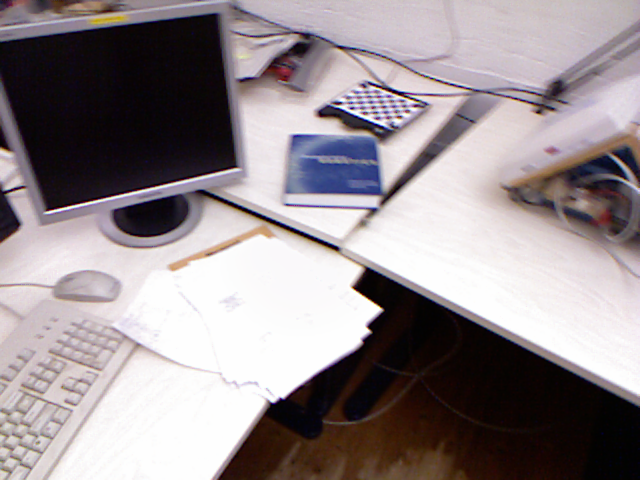
//> input picture src/assignment/UsingEpipolar/rgb1.ppm, 640 x 480 px
$ ./UsingEpipolar   (built with g++ and OpenCV 4)
//> lines starting //> are read from the running program, lines starting //| are printed output that depends on the picture; after the words box and inside, x2 and y2 are one past the last pixel; in counts of white or black regions, pixels touching at a corner belong together
/**
 * 题目：现有一个运动着的相机拍摄的连续两张图片，其中特征点匹配部分已经完成。
 * 请根据两帧图像对应的匹配点计算基础矩阵，并利用该矩阵绘制出前10个特征点对应的极线。
 *
 * 本程序学习目标：
 * 理解掌握对极约束的原理
 * 熟悉OpenCV编程
 */

#include <iostream>
#include <vector>
#include <opencv2/core/core.hpp>
#include <opencv2/highgui/highgui.hpp>
#include <opencv2/features2d/features2d.hpp>
#include <opencv2/calib3d/calib3d.hpp>
#include <opencv2/imgproc.hpp>

using namespace std;
using namespace cv;

int main(int argc, char **argv) {
    Mat rgb1 = imread("../rgb1.ppm");
//> rgb1 is the input picture: 480 rows x 640 cols, CV_8UC3; mean B, G, R 143.1, 140, 149
    Mat rgb2 = imread("../rgb2.ppm");
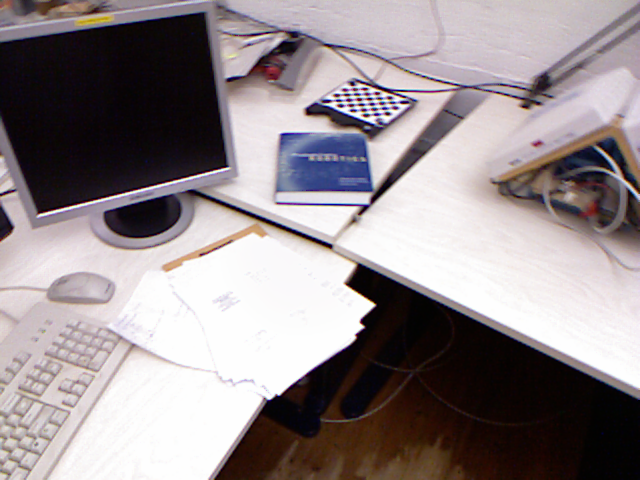
//> input picture src/assignment/UsingEpipolar/rgb2.ppm, 640 x 480 px
//> rgb2 is the input picture: 480 rows x 640 cols, CV_8UC3; mean B, G, R 141.1, 138.5, 147.6
    rgb1 = imread("../1.png", IMREAD_COLOR);
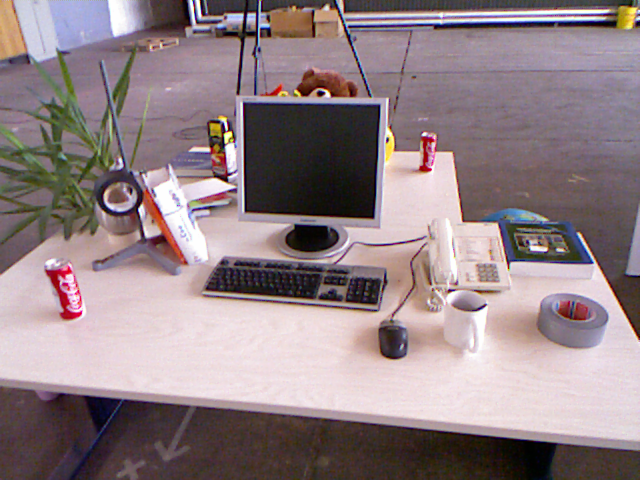
//> input picture src/assignment/UsingEpipolar/1.png, 640 x 480 px
//> rgb1 is the input picture: 480 rows x 640 cols, CV_8UC3; mean B, G, R 133.9, 129.9, 146.3
    rgb2 = imread("../2.png", IMREAD_COLOR);
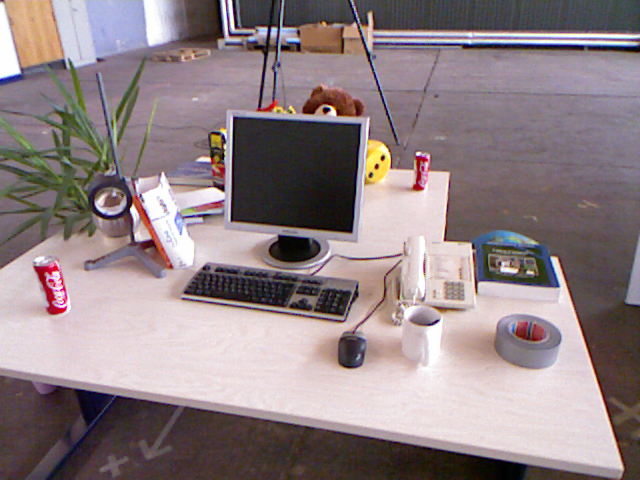
//> input picture src/assignment/UsingEpipolar/2.png, 640 x 480 px
//> rgb2 is the input picture: 480 rows x 640 cols, CV_8UC3; mean B, G, R 133.1, 129.9, 144.4

    Ptr<FeatureDetector> detector = ORB::create();
    Ptr<DescriptorExtractor> descriptor = ORB::create();
//    Ptr<DescriptorMatcher> matcher = DescriptorMatcher::create("ORB");
//    Ptr<DescriptorMatcher> matcher = DescriptorMatcher::create("BruteForce-Hamming");
    Ptr<BFMatcher> matcher = BFMatcher::create();

    vector<KeyPoint> kp1, kp2;
    detector->detect(rgb1, kp1);
//> kp1 = 500 keypoints; strongest (x, y, size): (323, 93, 31), (322, 92, 37.2), (230, 132, 31), (226, 128, 31)
    detector->detect(rgb2, kp2);
//> kp2 = 500 keypoints; strongest (x, y, size): (329, 109, 31), (328, 109, 37.2), (383, 157, 31), (327, 109, 44.6)

    // 计算描述子
    Mat desp1, desp2;
    descriptor->compute(rgb1, kp1, desp1);
    descriptor->compute(rgb2, kp2, desp2);

    // 匹配描述子
    vector<DMatch> matches;
    matcher->match(desp1, desp2, matches);
//> matches = 500 matches
    cout << "Find total " << matches.size() << " matches." << endl;
//| Find total 500 matches.

    // 筛选匹配对
    vector<DMatch> goodMatches;
    double minDis = 9999;
    for (size_t i = 0; i < matches.size(); i++) {
        if (matches[i].distance < minDis) {
            minDis = matches[i].distance;
        }
    }
//> this loop made 500 passes
//> minDis on passes 1, 2, 4, 7, 16, 17, 22, 28, 225, 226: 407.6, 357.9, 343.6, 296.7, 286.5, 281.3, 244.2, 147.1, 73.35, 45.74
//> after the loop, minDis = 45.74

    for (size_t i = 0; i < matches.size(); i++) {
        if (matches[i].distance < 10 * minDis) {
            goodMatches.push_back(matches[i]);
        }
    }
//> after the loop, goodMatches = 500 matches

    vector<Point2f> pts1, pts2;
    for (size_t i = 0; i < goodMatches.size(); i++) {
        pts1.push_back(kp1[goodMatches[i].queryIdx].pt);
        pts2.push_back(kp2[goodMatches[i].trainIdx].pt);
    }
//> after the loop, pts1 = 500 Points (x, y), first 12: [370, 96], [295, 91], [423, 134], [578, 234], [226, 118], [119, 159], [234, 140], [229, 140], [224, 134], [319, 95], [70, 271], [225, 144]; pts2 = 500 Points (x, y), first 12: [331.8, 107.8], [418.9, 186.6], [550.8, 258], [551, 257], [383.4, 146.9], [135, 182], [339.6, 114], [383.4, 146.9], [551, 257], [325, 112], [65, 308], [101.6, 194.9]

    // 请先计算基础矩阵并据此绘制出前10个匹配点对应的对极线，可以调用opencv函数
    // ----------- 开始你的代码 --------------//

    Mat F;
    F = findFundamentalMat(pts1, pts2, FM_RANSAC);
//> F = [[5.89e-06, 0.00013, -0.0416], [-0.00013, 2.41e-05, 0.0794], [0.037, -0.0884, 1]]
    cout << "基础矩阵F:" << endl << F << endl;
//| 基础矩阵F:
//| [5.890382986642058e-06, 0.0001301991485637807, -0.04158208393983275;
//|  -0.000130146867116106, 2.407173440758431e-05, 0.07939302598797042;
//|  0.03702573459780752, -0.08836336198513259, 1]

    vector<Vec3f> linesl;
    computeCorrespondEpilines(pts1, 1, F, linesl);
//> linesl = 500 items, first 12: [-0.63, 0.78, 144.6], [-0.54, 0.84, 75.41], [-0.62, 0.79, 137.6], [-0.62, 0.79, 138.2], [-0.43, 0.9, -18.14], [-0.29, 0.96, -122.3], [-0.39, 0.92, -47.71], [-0.38, 0.92, -50.43], [-0.39, 0.92, -43.81], [-0.56, 0.83, 90.91], [-0.08, 1, -264.2], [-0.37, 0.93, -58.78]

    for (auto it = linesl.begin(); it != linesl.end(); it++) {
        line(rgb1, Point(0, -(*it)[2] / (*it)[1]), Point(rgb1.cols, -((*it)[2] + (*it)[0] * rgb1.cols) / (*it)[1]),
             Scalar(255, 255, 255));
    }
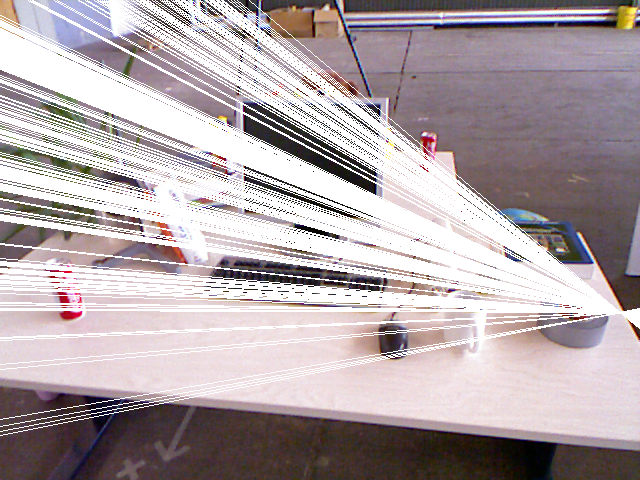
//> rgb1: 480 rows x 640 cols, CV_8UC3; mean B, G, R 169.1, 165.7, 177.3

    vector<Vec3f> lines2;
    computeCorrespondEpilines(pts2, 2, F, lines2);
//> lines2 = 500 items, first 12: [0.51, -0.86, -85.83], [0.46, -0.89, -48.45], [0.54, -0.84, -114.5], [0.55, -0.84, -120.9], [0.5, -0.87, -81.34], [0.21, -0.98, 144.9], [0.5, -0.86, -84.89], [0.5, -0.87, -81.34], [0.55, -0.84, -120.9], [0.49, -0.87, -72.84], [-0.04, -1, 313.6], [0.17, -0.99, 171.3]
    for (auto it = lines2.begin(); it != lines2.end(); it++) {
        line(rgb2, Point(0, -(*it)[2] / (*it)[1]), Point(rgb2.cols, -((*it)[2] + (*it)[0] * rgb2.cols) / (*it)[1]),
             Scalar(255, 255, 255));
    }
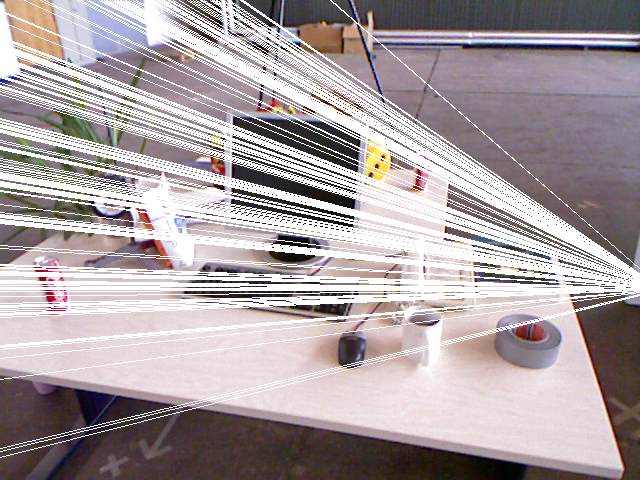
//> rgb2: 480 rows x 640 cols, CV_8UC3; mean B, G, R 163.7, 161, 172

    // ----------- 结束你的代码 --------------//

    drawKeypoints(rgb1, kp1, rgb1, Scalar::all(-1), DrawMatchesFlags::DEFAULT);
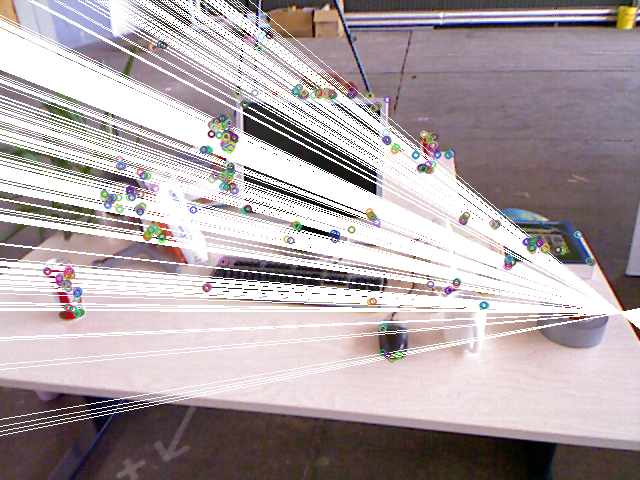
//> rgb1: 480 rows x 640 cols, CV_8UC3; 2.79% of pixels changed, all inside (x1, y1, x2, y2) = (42, 31, 597, 363)
    drawKeypoints(rgb2, kp2, rgb2, Scalar::all(-1), DrawMatchesFlags::DEFAULT);
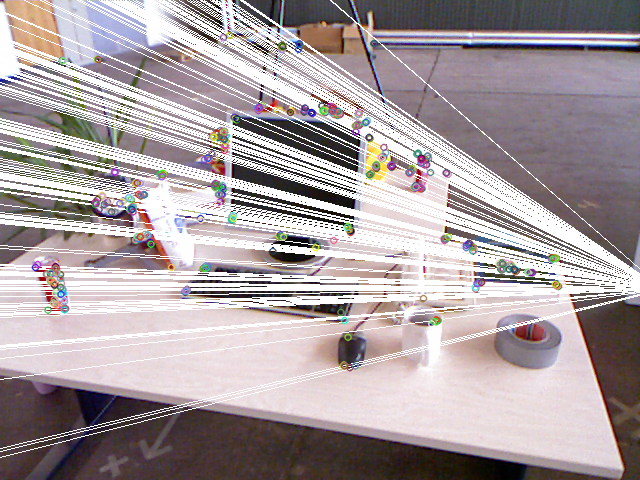
//> rgb2: 480 rows x 640 cols, CV_8UC3; 2.74% of pixels changed, all inside (x1, y1, x2, y2) = (31, 31, 563, 372)
    imshow("epiline1", rgb2);
    imshow("epiline2", rgb1);
    waitKey(0);

    return 0;
}
